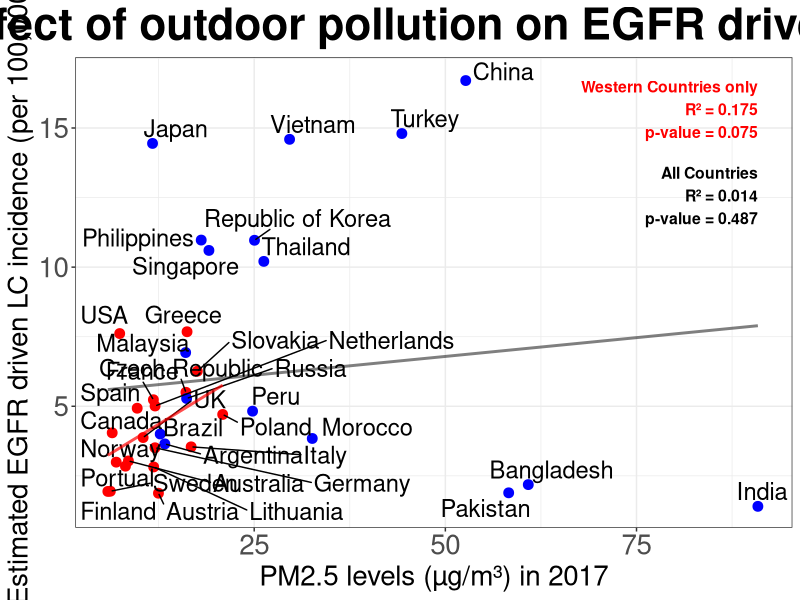
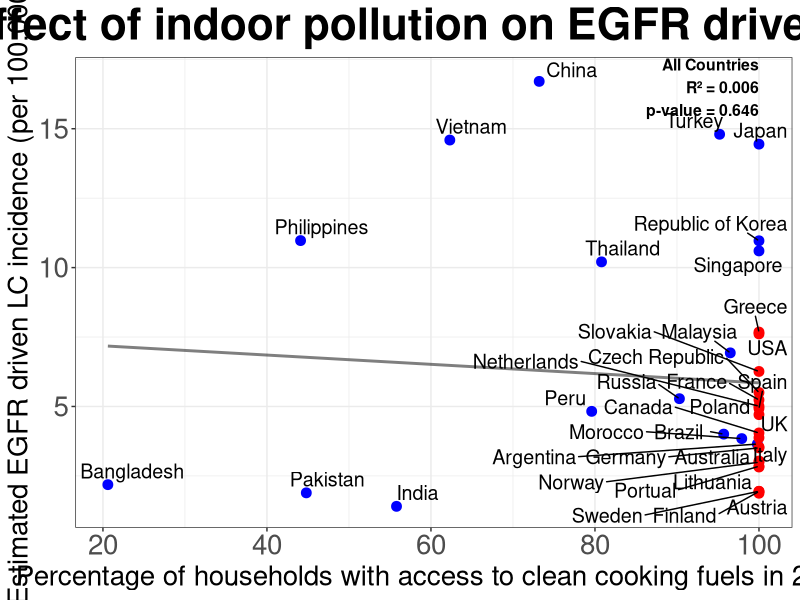

Generate these figures, in order, with R:
library(tidyverse)
library(ggplot2)
library(ggrepel)

setwd("~/Desktop/AIIMS/letter_to_editor")

western_countries <- c('AUS', 'AUT', 'CAN', 'CZE', 'DEU',
                       'ESP', 'FIN', 'FRA', 'GBR', 'GRC',
                       'ITA', 'LTU', 'NLD', 'NOR', 'POL',
                       'PRT', 'SVK', 'SWE', 'USA')

## Get input data
globocan_lc_incidence <- read.csv("data/Global_estimated_lung_cancer_incidence_rates_both_sexes.csv")
EGFR_lc <- read.csv("data/EGFR_positive_estimated_incidence.csv")
df_pol <- read.csv("data/PM2.5-air-pollution.csv")
df_clean_fuel <- read.csv("data/Clean_fuel.csv")

# Prepare Lung cancer incidence rates for 36 countries
df_EGFR <- inner_join(globocan_lc_incidence, EGFR_lc, by = "ISO_code")
df_EGFR <- select(df_EGFR, -Country_name)
df_EGFR$EGFR_incidence_rate <- (df_EGFR$LC_ASR_both_sexes * df_EGFR$mEGFR_freq_overall) / 100

# Filter df_pol to only year 2017
df_pol <- filter(df_pol, year == 2017)
df_clean_fuel <- filter(df_clean_fuel, Year == 2017)

# Get final dataframes for modeling
df_EGFR_pol <- merge(df_EGFR, df_pol, by = "ISO_code") %>%
  select(ISO_code, Country, PM2.5, EGFR_incidence_rate)

west_df_EGFR_pol <- df_EGFR_pol[df_EGFR_pol$ISO_code %in% western_countries, ]

df_EGFR_fuel <- merge(df_EGFR, df_clean_fuel, by = "ISO_code") %>%
  select(ISO_code, Country, Clean_fuels, EGFR_incidence_rate)

west_df_EGFR_fuel <- df_EGFR_fuel[df_EGFR_fuel$ISO_code %in% western_countries, ]

## Scatterplot PM 2.5 levels vs EGFR+ NSCLC incidence rate
options(ggrepel.max.overlaps = Inf)

# Create the scatter plot for outdoor pollution
p <- ggplot(df_EGFR_pol, aes(x = PM2.5, y = EGFR_incidence_rate, label = Country)) +
  geom_point(size = 3, color = ifelse(df_EGFR_pol$ISO_code %in% western_countries, "red", "blue")) +
  geom_text_repel(size = 6, nudge_x = 0.25, nudge_y = 0.07) +
  geom_smooth(method = "lm", se = FALSE, color = alpha("black", 0.5), formula = y ~ x) +
  geom_smooth(data = west_df_EGFR_pol, method = "lm", se = FALSE, color = alpha("red", 0.7), formula = y ~ x + I(x > 5)) +
  labs(title = "Effect of outdoor pollution on EGFR driven LC",
       x = "PM2.5 levels (µg/m³) in 2017",
       y = "Estimated EGFR driven LC incidence (per 100,000)") +
  theme_bw() +
  theme(plot.title = element_text(hjust = 0.5, size =   32, face = "bold"),
        axis.title = element_text(size = 20),
        axis.text = element_text(size = 20),
        plot.caption = element_text(hjust = 1, size = 16)) 

# Calculate the R value for df_EGFR_pol
outdoor_model <- lm(EGFR_incidence_rate ~ PM2.5, data = df_EGFR_pol)
r_squared_out <- summary(outdoor_model)$r.squared
p_value_out <- summary(outdoor_model)$coef[2, 4]  # Extract the p-value

# Calculate the R value for west_df_EGFR_pol
outdoor_model_west <- lm(EGFR_incidence_rate ~ PM2.5, data = west_df_EGFR_pol)
r_squared_west <- summary(outdoor_model_west)$r.squared
p_value_west <- summary(outdoor_model_west)$coef[2, 4]  # Extract the p-value

# Add the R-squared and p-value to the plot
scatter_EGFR_PM2.5 <- p +
  annotate("text", x = max(df_EGFR_pol$PM2.5), y = max(df_EGFR_pol$EGFR_incidence_rate),
           label = paste0("All Countries\nR² = ", round(r_squared_out, 3), "\np-value = ", round(p_value_out, 3)),
           hjust = 1, vjust = 2.5, size = 4, fontface = "bold", color = "black") +
  annotate("text", x = max(df_EGFR_pol$PM2.5), y = max(df_EGFR_pol$EGFR_incidence_rate),
           label = paste0("Western Countries only\nR² = ", round(r_squared_west, 3), "\np-value = ", round(p_value_west, 3)),
           hjust = 1, vjust = 1, size = 4, fontface = "bold", color = "red")

# Display the scatter plot with R-squared, p-values, and updated settings
scatter_EGFR_PM2.5

# Create the scatter plot for indoor pollution
q <- ggplot(df_EGFR_fuel, aes(x = Clean_fuels, y = EGFR_incidence_rate, label = Country)) +
  geom_point(size = 3, color = ifelse(df_EGFR_pol$ISO_code %in% western_countries, "red", "blue")) +
  geom_text_repel(size = 5, nudge_x = 0.1, nudge_y = 0.1) +
  geom_smooth(method = "lm", se = FALSE, color = alpha("black", 0.5), formula = y ~ x) +
  labs(title = "Effect of indoor pollution on EGFR driven LC",
       x = "Percentage of households with access to clean cooking fuels in 2017",
       y = "Estimated EGFR driven LC incidence (per 100,000)") +
  theme_bw() +
  theme(plot.title = element_text(hjust = 0.5, size = 32, face = "bold"),
        axis.title = element_text(size = 20),
        axis.text = element_text(size = 20),
        plot.caption = element_text(hjust = 1, size = 16))

# Calculate the R value for df_EGFR_fuel
indoor_model <- lm(EGFR_incidence_rate ~ Clean_fuels, data = df_EGFR_fuel)
r_squared_in <- summary(indoor_model)$r.squared
p_value_in <- summary(indoor_model)$coef[2, 4]  # Extract the p-value

scatter_EGFR_fuel <- q +
  annotate("text", x = max(df_EGFR_fuel$Clean_fuels), y = max(df_EGFR_fuel$EGFR_incidence_rate),
           label = paste0("All Countries\nR² = ", round(r_squared_in, 3), "\np-value = ", round(p_value_in, 3)),
           hjust = 1, vjust = 0.6, size = 4, fontface = "bold", color = "black")

# Display the scatter plot with R-squared, p-values, and updated settings
scatter_EGFR_fuel


